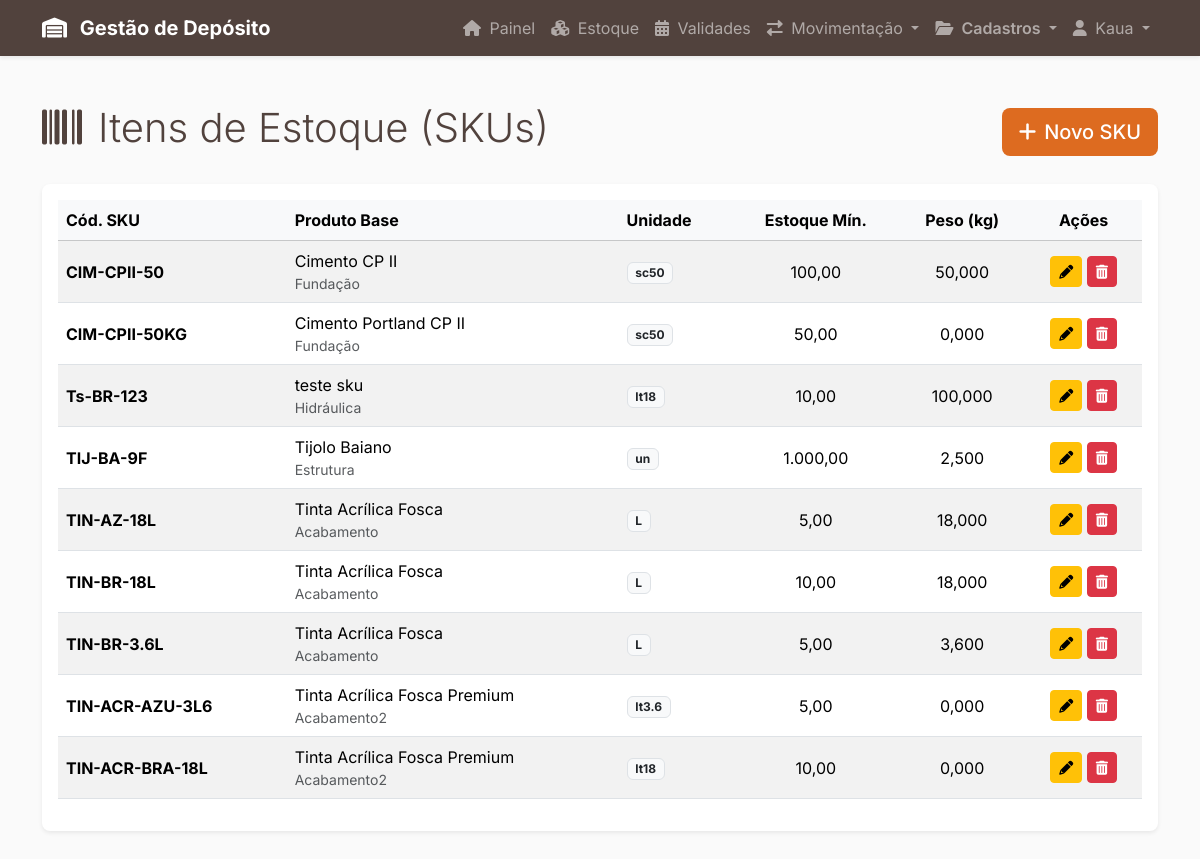
The app's page /sku/index.php (signed in) with its own data.
### tables this page shows
CREATE TABLE `itens_sku` (
  `id` int(11) NOT NULL,
  `id_produto` int(11) NOT NULL COMMENT 'Referência ao produto "molde"',
  `id_unidade_medida` int(11) NOT NULL COMMENT 'Unidade de estoque/venda (Ex: Lata 18L, Saco 50kg, m²)',
  `codigo_sku` varchar(100) NOT NULL COMMENT 'Código único (pode ser o código de barras)',
  `peso_bruto_kg` decimal(10,3) DEFAULT NULL COMMENT 'Peso do item para logística',
  `estoque_minimo` decimal(10,3) NOT NULL DEFAULT 0.000 COMMENT 'Nível para disparar alerta de reposição'
);

CREATE TABLE `produtos` (
  `id` int(11) NOT NULL,
  `id_categoria` int(11) NOT NULL,
  `nome` varchar(255) NOT NULL COMMENT 'Nome base do produto (Ex: Tinta Acrílica Standard)',
  `descricao` text DEFAULT NULL
);

CREATE TABLE `categorias` (
  `id` int(11) NOT NULL,
  `nome` varchar(100) NOT NULL COMMENT 'Ex: Acabamento, Estrutura, Hidráulica'
);

CREATE TABLE `unidades_medida` (
  `id` int(11) NOT NULL,
  `nome` varchar(50) NOT NULL COMMENT 'Ex: Quilograma, Metro Cúbico, Saco 50kg',
  `sigla` varchar(10) NOT NULL COMMENT 'Ex: kg, m³, sc50, un'
);

### src/skus.php (called while the page is built, shortened)
<?php
function listarSkus() {
    $conn = getDBConnection();
    $sql = "SELECT
                s.id,
                s.codigo_sku,
                s.estoque_minimo,
                s.peso_bruto_kg,
                p.nome AS produto_nome,
                c.nome AS categoria_nome,
                u.sigla AS unidade_sigla
            FROM Itens_SKU s
            JOIN Produtos p ON s.id_produto = p.id
            JOIN Categorias c ON p.id_categoria = c.id
            LEFT JOIN Unidades_Medida u ON s.id_unidade_medida = u.id
            ORDER BY p.nome ASC, s.codigo_sku ASC";
    $resultado = mysqli_query($conn, $sql);
    $skus = [];
    if ($resultado) {
        while ($linha = mysqli_fetch_assoc($resultado)) {
            $skus[] = $linha;
        }
    }
    return $skus;
}
?>

### public/sku/index.php (the view, shortened to what this page needs)
<?php
include '../../templates/header.php';
require_once '../../src/skus.php';
$lista_skus = listarSkus();
?>
<div class="container my-5">
    <div class="d-flex justify-content-between align-items-center mb-4">
        <h1 class="display-6 text-marrom-escuro">
            <i class="fas fa-barcode me-3"></i>Itens de Estoque (SKUs)
        </h1>
        <a href="novo.php" class="btn btn-lg fw-medium" style="background-color: #DD6B20; color: white;">
            <i class="fas fa-plus me-2"></i>Novo SKU
        </a>
    </div>
    <div class="card shadow-sm border-0 rounded-3">
        <div class="card-body">
            <div class="table-responsive">
                <table class="table table-striped table-hover align-middle">
                    <thead class="table-light">
                        <tr>
                            <th>Cód. SKU</th>
                            <th>Produto Base</th>
                            <th>Unidade</th>
                            <th class="text-center">Estoque Mín.</th>
                            <th class="text-center">Peso (kg)</th>
                            <th class="text-center">Ações</th>
                        </tr>
                    </thead>
                    <tbody>
                        <?php foreach ($lista_skus as $sku): ?>
                        <tr>
                            <td class="fw-bold"><?php echo htmlspecialchars($sku['codigo_sku']); ?></td>
                            <td>
                                <?php echo htmlspecialchars($sku['produto_nome']); ?>
                                <small class="text-muted d-block"><?php echo htmlspecialchars($sku['categoria_nome']); ?></small>
                            </td>
                            <td><span class="badge bg-light text-dark border"><?php echo htmlspecialchars($sku['unidade_sigla']); ?></span></td>
                            <td class="text-center"><?php echo number_format($sku['estoque_minimo'], 2, ',', '.'); ?></td>
                            <td class="text-center"><?php echo number_format($sku['peso_bruto_kg'], 3, ',', '.'); ?></td>
                            <td class="text-center">
                                <a href="editar.php?id=<?php echo $sku['id']; ?>" class="btn btn-sm btn-warning" title="Editar"><i class="fas fa-pencil-alt"></i></a>
                                <a href="excluir.php?id=<?php echo $sku['id']; ?>" class="btn btn-sm btn-danger" title="Excluir"><i class="fas fa-trash-alt"></i></a>
                            </td>
                        </tr>
                        <?php endforeach; ?>
                    </tbody>
                </table>
            </div>
        </div>
    </div>
</div>
<?php include '../../templates/footer.php'; ?>

### templates/header.php (style rules this page uses)
body { font-family: 'Inter', sans-serif; background-color: #FAFAFA; }
.text-marrom-escuro { color: #51423D; }

### records on screen
itens_sku: codigo_sku "CIM-CPII-50", id_produto.nome "Cimento CP II", categorias.nome "Fundação", id_unidade_medida.sigla "sc50", estoque_minimo "100,00", peso_bruto_kg "50,000"
itens_sku: codigo_sku "CIM-CPII-50KG", id_produto.nome "Cimento Portland CP II", categorias.nome "Fundação", id_unidade_medida.sigla "sc50", estoque_minimo "50,00", peso_bruto_kg "0,000"
itens_sku: codigo_sku "Ts-BR-123", id_produto.nome "teste sku", categorias.nome "Hidráulica", id_unidade_medida.sigla "lt18", estoque_minimo "10,00", peso_bruto_kg "100,000"
itens_sku: codigo_sku "TIJ-BA-9F", id_produto.nome "Tijolo Baiano", categorias.nome "Estrutura", id_unidade_medida.sigla "un", estoque_minimo "1.000,00", peso_bruto_kg "2,500"
itens_sku: codigo_sku "TIN-AZ-18L", id_produto.nome "Tinta Acrílica Fosca", categorias.nome "Acabamento", id_unidade_medida.sigla "L", estoque_minimo "5,00", peso_bruto_kg "18,000"
itens_sku: codigo_sku "TIN-BR-18L", id_produto.nome "Tinta Acrílica Fosca", categorias.nome "Acabamento", id_unidade_medida.sigla "L", estoque_minimo "10,00", peso_bruto_kg "18,000"
itens_sku: codigo_sku "TIN-BR-3.6L", id_produto.nome "Tinta Acrílica Fosca", categorias.nome "Acabamento", id_unidade_medida.sigla "L", estoque_minimo "5,00", peso_bruto_kg "3,600"
itens_sku: codigo_sku "TIN-ACR-AZU-3L6", id_produto.nome "Tinta Acrílica Fosca Premium", categorias.nome "Acabamento2", id_unidade_medida.sigla "lt3.6", estoque_minimo "5,00", peso_bruto_kg "0,000"
itens_sku: codigo_sku "TIN-ACR-BRA-18L", id_produto.nome "Tinta Acrílica Fosca Premium", categorias.nome "Acabamento2", id_unidade_medida.sigla "lt18", estoque_minimo "10,00", peso_bruto_kg "0,000"

### other values on screen
$_SESSION['user_name'] "Kaua"
